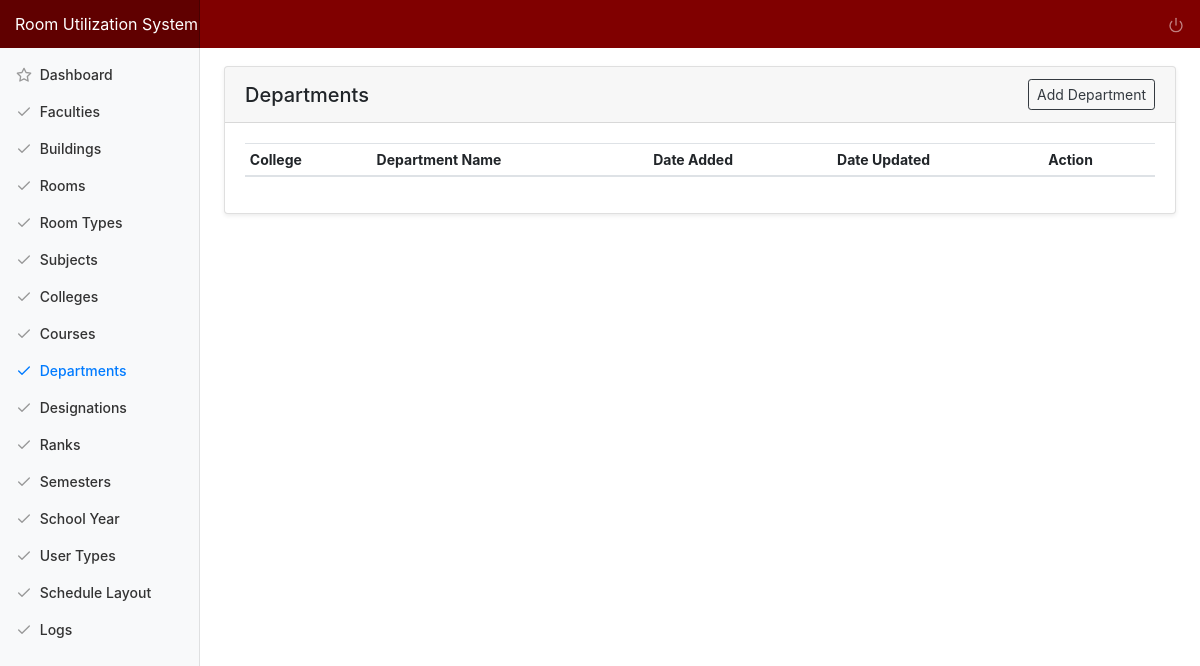
/index.php/admin/department, run on an earlier commit of the app's database.
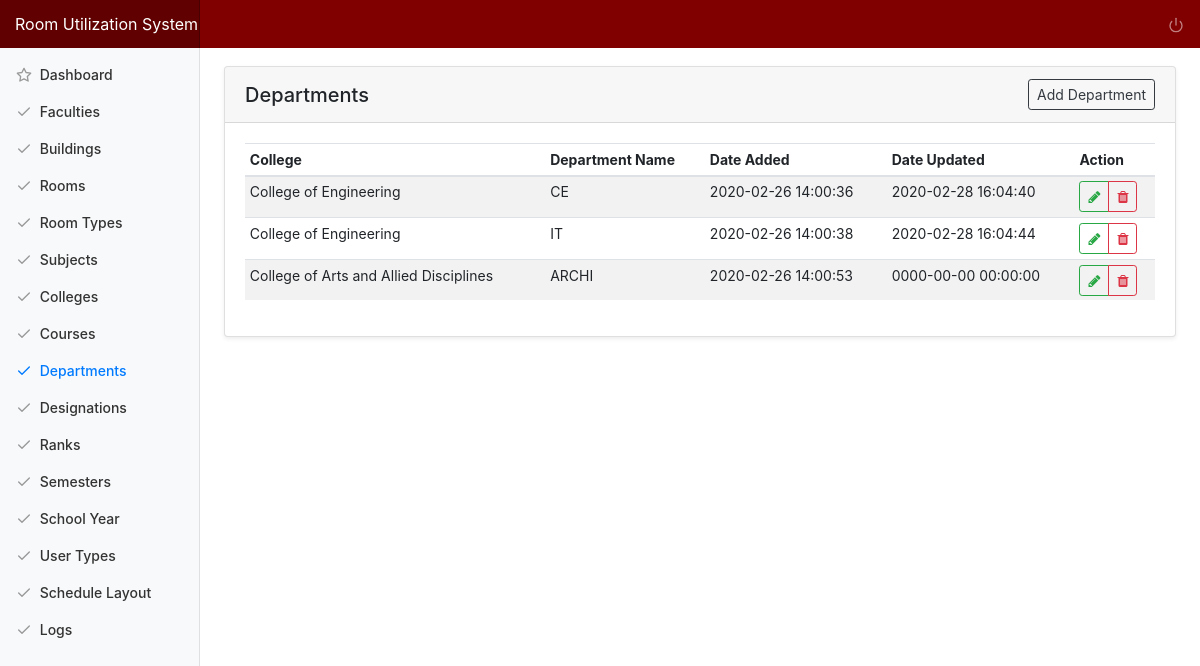
And on a later commit of the database.
### tables this page shows
CREATE TABLE `tbl_department` (
  `department_id` int(10) NOT NULL,
  `college_id` int(11) NOT NULL,
  `department_name` varchar(255) NOT NULL,
  `department_added` datetime NOT NULL DEFAULT current_timestamp(),
  `department_modified` datetime NOT NULL DEFAULT '0000-00-00 00:00:00' ON UPDATE current_timestamp()
);

CREATE TABLE `tbl_college` (
  `college_id` int(11) NOT NULL,
  `college_name` varchar(250) NOT NULL,
  `college_abbr` varchar(20) NOT NULL,
  `college_added` datetime NOT NULL DEFAULT current_timestamp(),
  `college_modified` datetime NOT NULL DEFAULT '0000-00-00 00:00:00' ON UPDATE current_timestamp()
);

### application/controllers/Admin.php (called while the page is built, shortened)
<?php
class Admin extends CI_Controller {
	public function department(){
		$data['title'] = "Departments";
		$data['departments'] = $this->main_model->getDepartments();
		$data['colleges'] = $this->main_model->getColleges();
		$this->load->view('templates/header', $data);
		$this->load->view('admin/department');
		$this->load->view('templates/footer');
	}
}

### index.php (called while the page is built, shortened)
<?php
require_once BASEPATH.'core/CodeIgniter.php';

### application/models/Main_model.php (called while the page is built, shortened)
<?php defined('BASEPATH') OR exit('No direct script access allowed');
Class Main_model extends CI_Model{
	public function getDepartments(){
		return $this->db->join('tbl_college', 'tbl_college.college_id = tbl_department.college_id')->get('tbl_department')->result_array();
	}
}

### application/views/admin/department.php (the view, shortened to what this page needs)
<div class="container-fluid">
  <div class="row">
    <main role="main" class="col-md-9 ml-sm-auto col-lg-10 pt-4 px-4 mb-3">
      <div class="card shadow-sm">
			  <h5 class="card-header d-flex justify-content-between align-items-center">
          <?=$title?>
          <a href="#" class="btn btn-outline-dark btn-sm" data-toggle="modal" data-target="#modal_department_add">Add Department</a>
        </h5>
			  <div class="card-body">
          <table class="table table-striped table-hover table-sm">
            <thead>
              <tr>
                <th>College</th>
                <th>Department Name</th>
                <th>Date Added</th>
                <th>Date Updated</th>
                <th>Action</th>
              </tr>
            </thead>
            <tbody>
              <?php foreach ($departments as $row) {?>
              <tr>
                <td><?=$row['college_name']?></td>
                <td><?=$row['department_name']?></td>
                <td><?=$row['department_added']?></td>
                <td><?=$row['department_modified']?></td>
                <td>
                  <div class="btn-group" role="group">
                    <a href="#" class="btn btn-sm btn-outline-success action-btn updateDepartment" id="<?=$row['department_id']?>//<?=$row['department_name']?>//<?=$row['college_id']?>" data-toggle="modal" data-target="#modal_department_update" data-toggle="tooltip" data-placement="top" title="Update Department">
                      <span class="fa fa-pencil"></span>
                    </a>
                    <a href="#" id="<?=base_url('admin/delete/department/'.$row['department_id'])?>" class="btn btn-sm btn-outline-danger action-btn delete" data-toggle="tooltip" data-placement="top" title="Delete Department">
                      <span class="fa fa-trash"></span>
                    </a>
                  </div>
                </td>
              </tr>
              <?php } ?>
            </tbody>
          </table>
			  </div>
			</div>
   </main>
  </div>
</div>

What changed in the data, as far as the page shows it:
added tbl_department: college.college_name "College of Engineering", department_name "CE", department_added "2020-02-26 14:00:36", department_modified "2020-02-28 16:04:40"
added tbl_department: college.college_name "College of Engineering", department_name "IT", department_added "2020-02-26 14:00:38", department_modified "2020-02-28 16:04:44"
added tbl_department: college.college_name "College of Arts and Allied Disciplines", department_name "ARCHI", department_added "2020-02-26 14:00:53", department_modified "0000-00-00 00:00:00"
